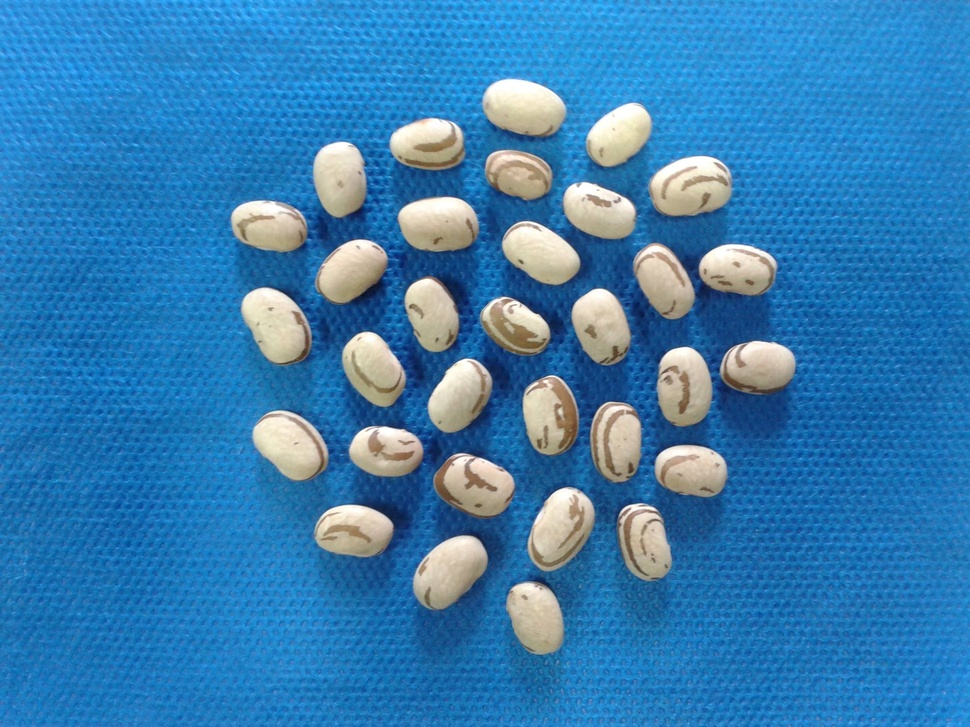
#> input picture Roteiros de Estudo Orientado - REOs/REO 02/AULA_03/feijao.jpg, 970 x 727 px, shrunk from 2048 x 1536 before the run
$ python aula_03_ex_03.py
#> lines starting #> are read from the running program, lines starting #| are printed output that depends on the picture; after the words box and inside, x2 and y2 are one past the last pixel; in counts of white or black regions, pixels touching at a corner belong together
########################################################################################################################
# Lavras - MG
# 20/06/2020
# Universidade Federal de Lavras - UFLA
# Departamento de Biologia
# Programa de Pós Graduação em Genética e Melhoramento de Plantas
# Disciplina: Visão Computacional No Melhoramento de Plantas
# Docente: Vinícius Quintão Carneiro
# E-mail: vinicius.carneiro@ufla.br
# Github: vqcarneiro
########################################################################################################################
# PROCEDIMENTO: Thresholding - Limiar OTSU - Imagem Colorida
########################################################################################################################
# Importar pacotes
import cv2 # Importa o pacote opencv
from matplotlib import pyplot as plt # Importa o pacote matplotlib
########################################################################################################################
# Leitura da imagem

nome_arquivo = 'feijao.jpg'
img_bgr = cv2.imread(nome_arquivo,1)
#> img_bgr is the input picture: shape (727, 970, 3); mean B, G, R 178.7, 126.2, 55.7
img_rgb = cv2.cvtColor(img_bgr,cv2.COLOR_BGR2RGB)
r,g,b = cv2.split(img_rgb)
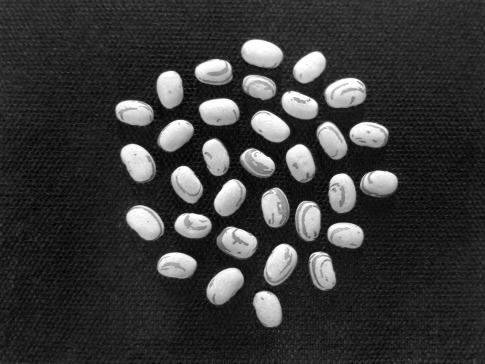
#> r: shape (727, 970) (shown at 1/2 size); min 0, max 255, mean 55.7
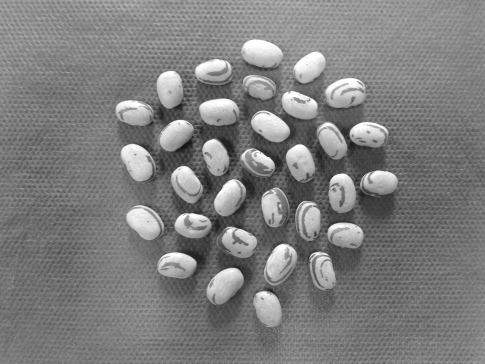
#> g: shape (727, 970) (shown at 1/2 size); min 17, max 255, mean 126.2
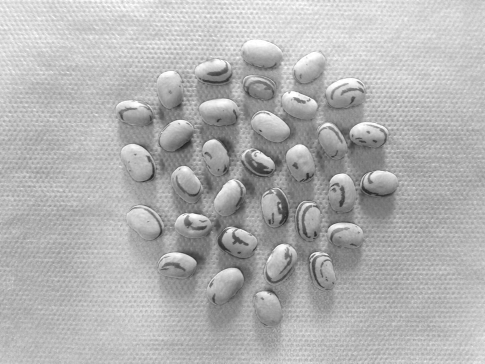
#> b: shape (727, 970) (shown at 1/2 size); min 28, max 255, mean 178.7
########################################################################################################################
# Histograma escala de cinza

hist_r = cv2.calcHist([img_rgb],[0], None, [256],[0,256])
#> hist_r = 256 values, max 19432 at index 27, min 146 at index 88, mean 2754.6
hist_g = cv2.calcHist([img_rgb],[1], None, [256],[0,256])
#> hist_g = 256 values, max 11890 at index 123, min 0 at index 0, mean 2754.6
hist_b = cv2.calcHist([img_rgb],[2], None, [256],[0,256])
#> hist_b = 256 values, max 10992 at index 182, min 0 at index 0, mean 2754.6

########################################################################################################################
# Limiarização - Thresholding - OTSU
(L_r, img_limiar_r) = cv2.threshold(r,0,255,cv2.THRESH_BINARY+cv2.THRESH_OTSU)
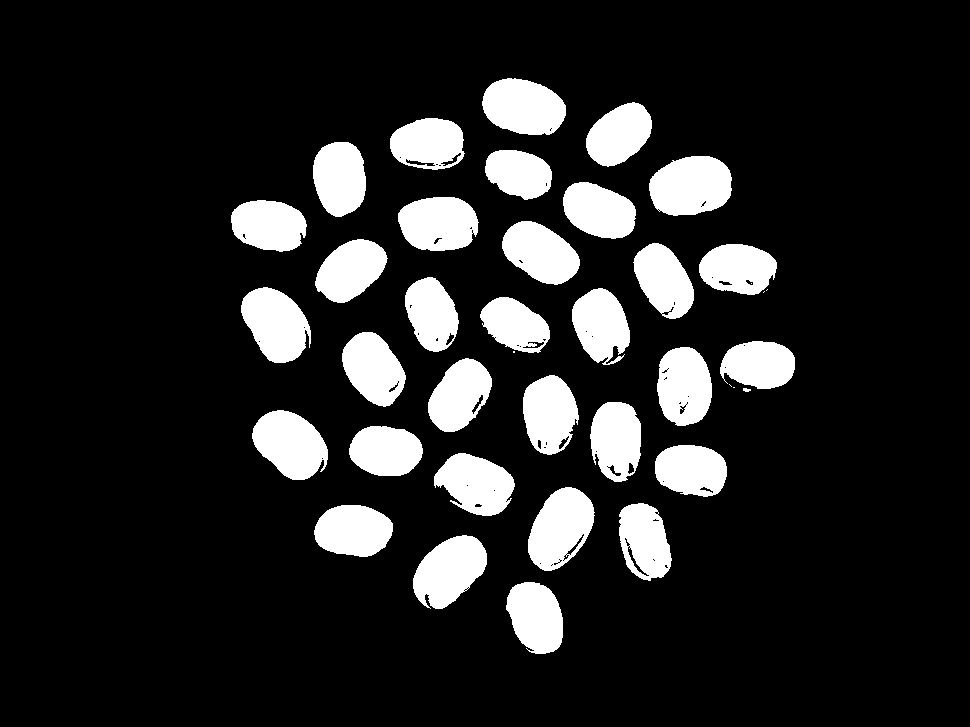
#> img_limiar_r: shape (727, 970); 14.6% white; 39 white regions (6 under 20 px), largest, box (x1, y1, x2, y2) and area: (649, 156, 732, 216) 3960, (528, 487, 595, 571) 3810, (252, 410, 328, 480) 3697
#> L_r = 114

(L_g, img_limiar_g) = cv2.threshold(g,0,255,cv2.THRESH_BINARY+cv2.THRESH_OTSU)
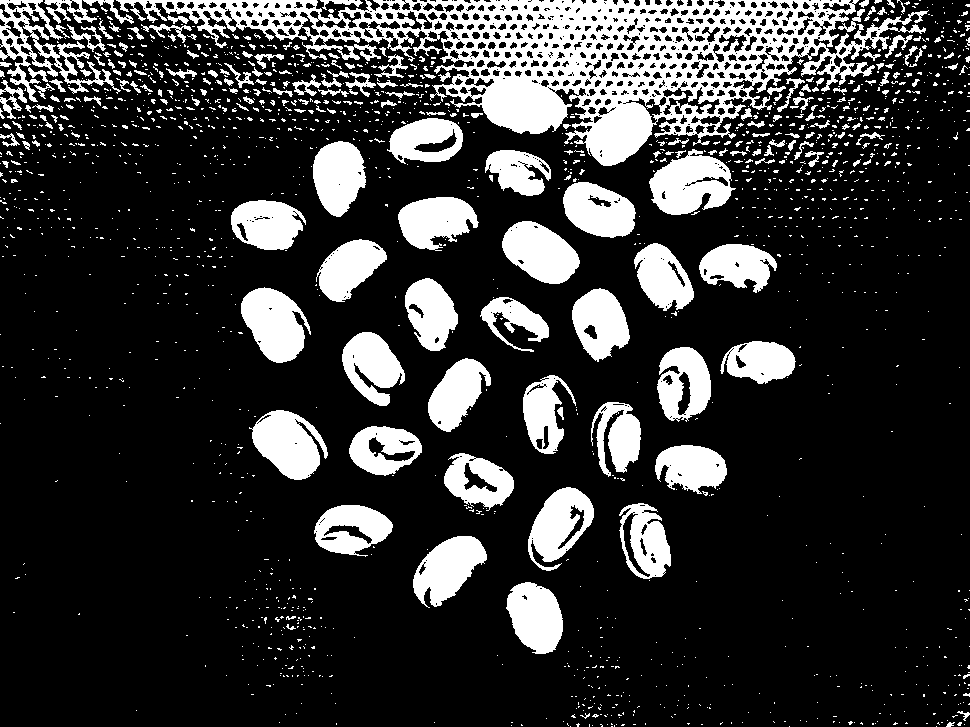
#> img_limiar_g: shape (727, 970); 20.3% white; 1782 white regions (1561 under 20 px), largest, box (x1, y1, x2, y2) and area: (116, 0, 929, 166) 43037, (649, 149, 736, 215) 3621, (241, 287, 311, 363) 3441
#> L_g = 146

(L_b, img_limiar_b) = cv2.threshold(b,0,255,cv2.THRESH_BINARY+cv2.THRESH_OTSU)
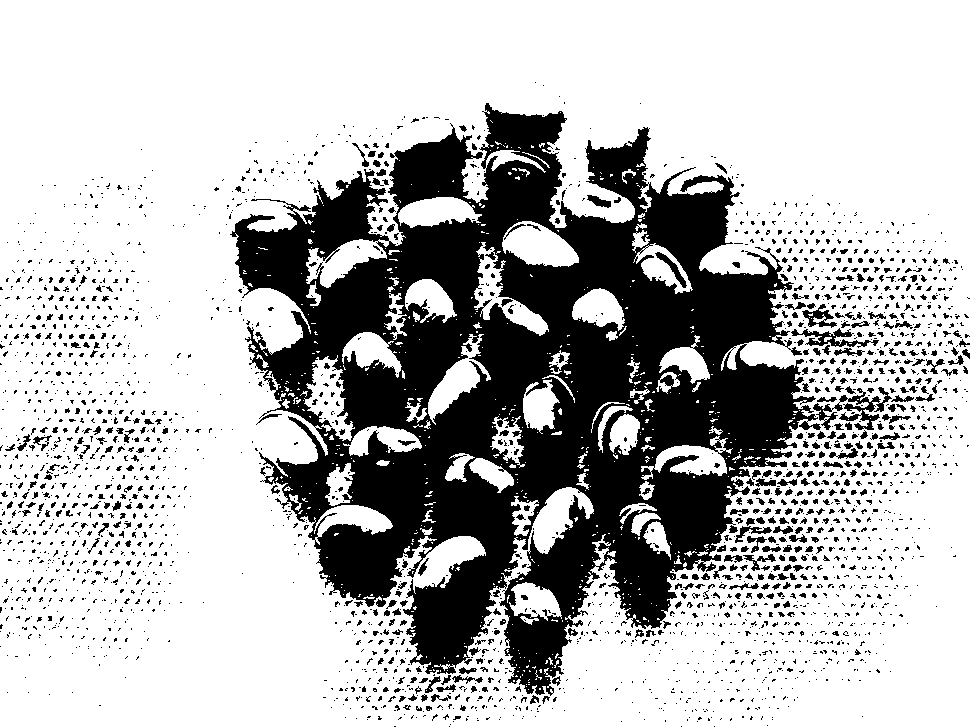
#> img_limiar_b: shape (727, 970); 72.6% white; 2656 black regions (2208 under 20 px), largest, box (x1, y1, x2, y2) and area: (230, 103, 821, 696) 164205, (813, 387, 892, 430) 1084, (791, 328, 879, 348) 594
#> L_b = 165

########################################################################################################################
# Apresentar figuras

plt.figure('Thresholding')
plt.subplot(3,3,1)
plt.imshow(r,cmap='gray')
plt.title('R')
plt.xticks([])
plt.yticks([])

plt.subplot(3,3,2)
plt.imshow(g,cmap='gray')
plt.title('G')
plt.xticks([])
plt.yticks([])

plt.subplot(3,3,3)
plt.imshow(b,cmap='gray')
plt.title('B')
plt.xticks([])
plt.yticks([])

plt.subplot(3,3,4)
plt.plot(hist_r,color = 'r')
plt.axvline(x=L_r,color = 'r')
plt.title('L: ' + str(L_r))
plt.xlim([0,256])
#plt.xlabel("Valores Pixels")
#plt.ylabel("Número de Pixels")

plt.subplot(3,3,5)
plt.plot(hist_g,color = 'g')
plt.axvline(x=L_g,color = 'g')
plt.title('L: ' + str(L_g))
plt.xlim([0,256])
#plt.xlabel("Valores Pixels")
#plt.ylabel("Número de Pixels")

plt.subplot(3,3,6)
plt.plot(hist_b,color = 'b')
plt.axvline(x=L_b,color = 'b')
plt.title('L: ' + str(L_b))
plt.xlim([0,256])
#plt.xlabel("Valores Pixels")
#plt.ylabel("Número de Pixels")

plt.subplot(3,3,7)
plt.imshow(img_limiar_r,cmap='gray')
#plt.title('Binário - L: ' + str(L_r))
plt.xticks([])
plt.yticks([])

plt.subplot(3,3,8)
plt.imshow(img_limiar_g,cmap='gray')
#plt.title('Binário - L: ' + str(L_g))
plt.xticks([])
plt.yticks([])

plt.subplot(3,3,9)
plt.imshow(img_limiar_b,cmap='gray')
#plt.title('Binário - L: ' + str(L_b))
plt.xticks([])
plt.yticks([])


plt.show()
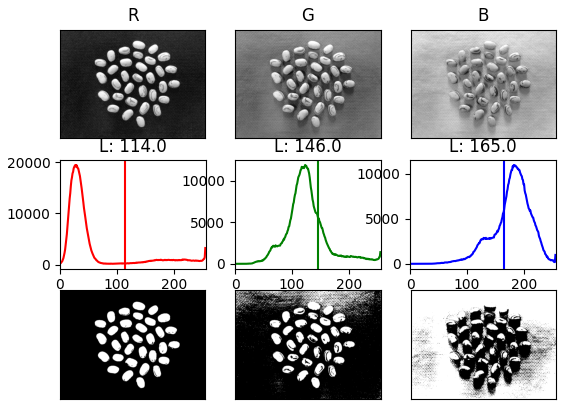
#> figure drawn by matplotlib, 9 panels; panel 4: curve peaks at x = 27, y = 19432; panel 5: curve peaks at x = 123, y = 11890; panel 6: curve peaks at x = 182, y = 10992
########################################################################################################################

$ run again, with Roteiros de Estudo Orientado - REOs/REO 02/AULA_03/img_01.jpg copied over Roteiros de Estudo Orientado - REOs/REO 02/AULA_03/feijao.jpg
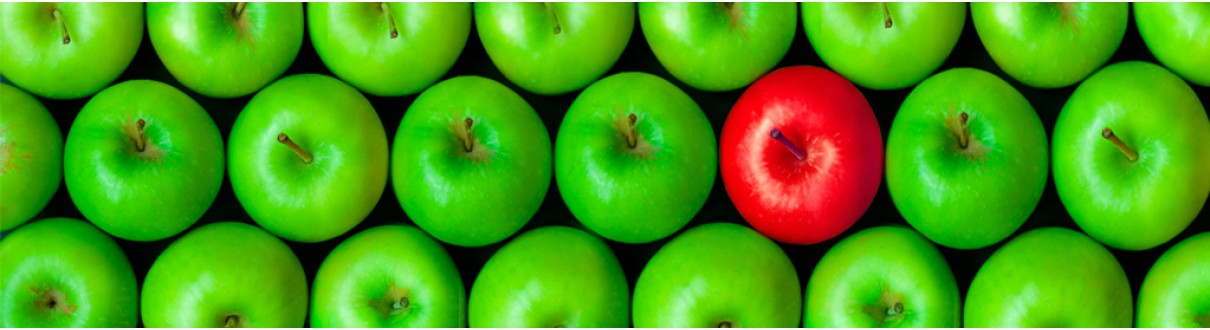
#> input picture Roteiros de Estudo Orientado - REOs/REO 02/AULA_03/img_01.jpg, 1210 x 330 px
#> img_bgr is the input picture: shape (330, 1210, 3); mean B, G, R 18.7, 157.4, 73.6
#> hist_r = 256 values, max 30087 at index 0, min 112 at index 182, mean 1559.8
#> hist_g = 256 values, max 6877 at index 0, min 234 at index 43, mean 1559.8
#> hist_b = 256 values, max 142581 at index 0, min 0 at index 203, mean 1559.8
#> `(L_r, img_limiar_r) = cv2.threshold(r,0,255,cv2.THRESH_BINARY+cv2.THRE..`:
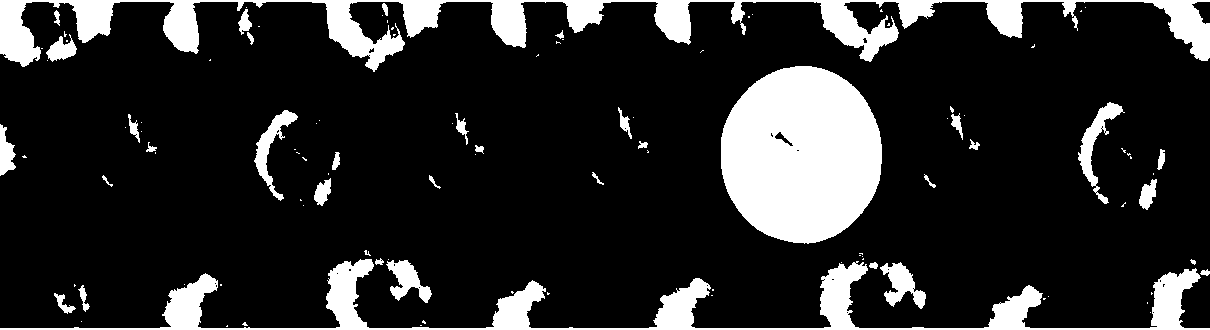
#> img_limiar_r: shape (330, 1210); 16.1% white; 107 white regions (71 under 20 px), largest, box (x1, y1, x2, y2) and area: (721, 66, 882, 244) 22453, (0, 0, 1210, 72) 19844, (0, 259, 1210, 330) 14065
#> L_r = 113
#> img_limiar_g: shape (330, 1210); 80.7% white; 46 black regions (23 under 20 px), largest, box (x1, y1, x2, y2) and area: (0, 2, 1210, 328) 73615, (946, 128, 969, 154) 404, (614, 129, 638, 153) 384
#> L_g = 107
#> `(L_b, img_limiar_b) = cv2.threshold(b,0,255,cv2.THRESH_BINARY+cv2.THRE..`:
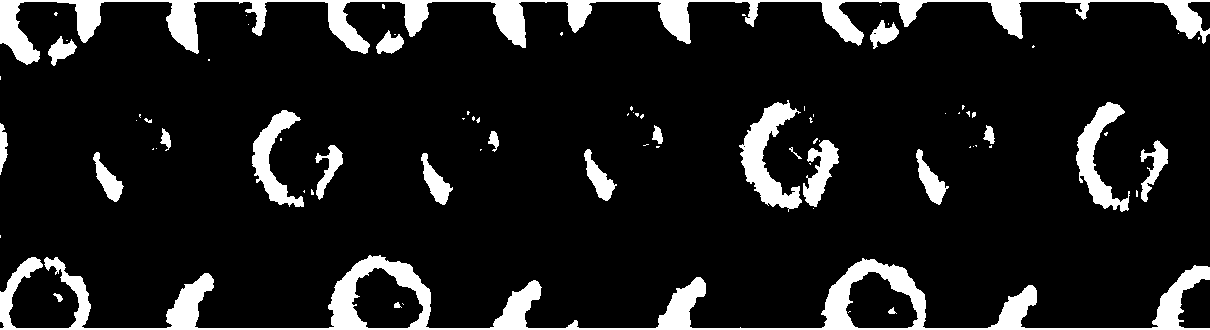
#> img_limiar_b: shape (330, 1210); 11.2% white; 80 white regions (55 under 20 px), largest, box (x1, y1, x2, y2) and area: (0, 255, 1210, 330) 16361, (0, 0, 1210, 65) 13756, (739, 100, 802, 212) 2827
#> L_b = 62
